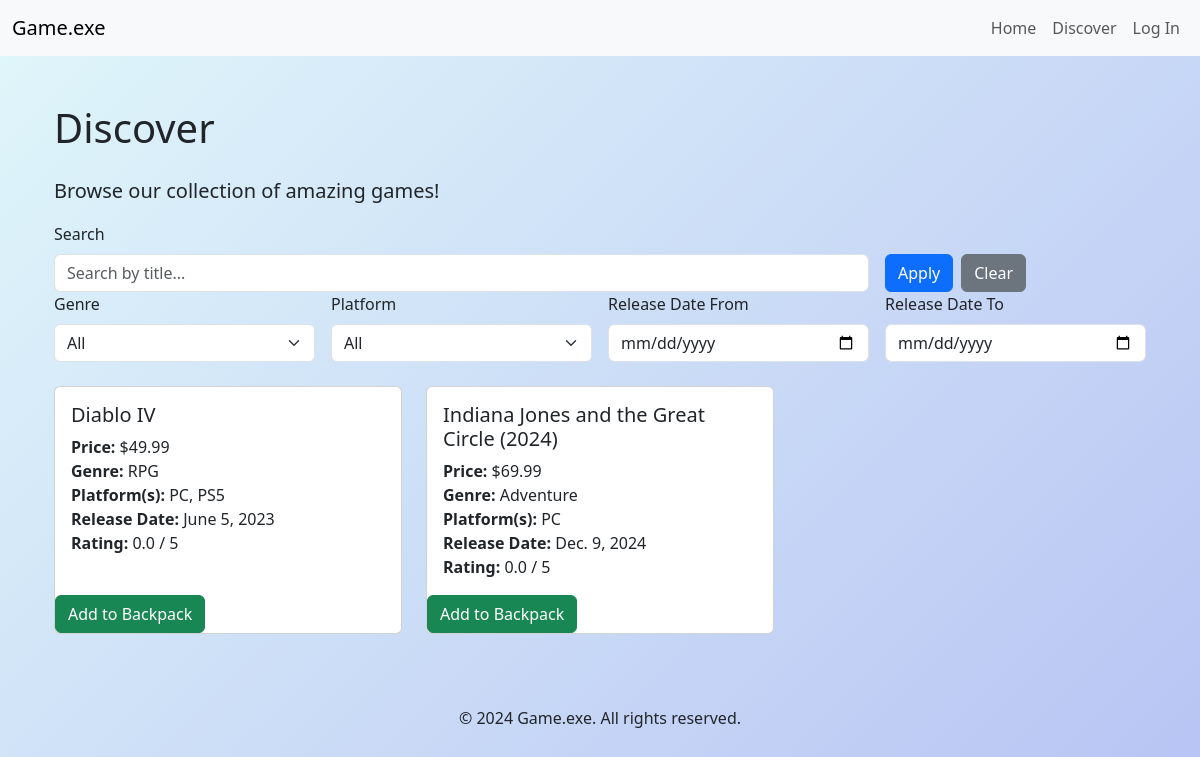
The page /discover/ on the database its author committed.
### discover/models.py (models this page shows, shortened)
class Game(models.Model):
    title = models.CharField(max_length=255)
    price = models.DecimalField(max_digits=6, decimal_places=2)
    genre = models.CharField(max_length=100)
    release_date = models.DateField()
    thumbnail_url = models.URLField(blank=True, null=True)
    rating = models.FloatField(default=0.0)
    platforms = models.ManyToManyField(Platform, blank=True)

class Platform(models.Model):
    name = models.CharField(max_length=100, unique=True)

### discover/views.py (the view)
# urls.py: path('', views.discover, name='discover'),
def discover(request):
    games = Game.objects.all().order_by('title')
    genres = Game.objects.values_list('genre', flat=True).distinct().order_by('genre')
    platforms = Platform.objects.values_list('name', flat=True).order_by('name')
    selected_genre = request.GET.get('genre', '')
    selected_platform = request.GET.get('platform', '')
    date_from = request.GET.get('date_from', '')
    date_to = request.GET.get('date_to', '')
    search_query = request.GET.get('search', '')
    if selected_genre:
        games = games.filter(genre=selected_genre)
    if selected_platform:
        games = games.filter(platforms__name=selected_platform)
    if date_from:
        games = games.filter(release_date__gte=date_from)
    if date_to:
        games = games.filter(release_date__lte=date_to)
    if search_query:
        games = games.filter(title__icontains=search_query)
    context = {
        'games': games,
        'genres': genres,
        'platforms': platforms,
        'request': request,  # Pass request to template for easy GET retrieval
    }
    return render(request, 'discover/discover.html', context)

### discover/templates/discover/discover.html (shortened to what this page needs)
{% extends 'base.html' %}
{% load static %}
{% block content %}
<div class="container mt-5">
    <h1 class="mb-4">Discover</h1>
    <p class="lead">Browse our collection of amazing games!</p>
    <form method="get" class="mb-4">
        <div class="row g-3">
            <div class="col-md-9">
                <label for="search" class="form-label">Search</label>
                <input type="text" name="search" id="search" class="form-control" placeholder="Search by title..." value="{{ request.GET.search }}">
            </div>
            <div class="col-md-3 d-flex align-items-end">
                <button type="submit" class="btn btn-primary me-2">Apply</button>
                <a href="{% url 'discover:discover' %}" class="btn btn-secondary">Clear</a>
            </div>
        </div>
        <div class="row g-3">
            <div class="col-md-3">
                <label for="genre" class="form-label">Genre</label>
                <select name="genre" id="genre" class="form-select">
                    <option value="">All</option>
                </select>
            </div>
            <div class="col-md-3">
                <label for="platform" class="form-label">Platform</label>
                <select name="platform" id="platform" class="form-select">
                    <option value="">All</option>
                </select>
            </div>
            <div class="col-md-3">
                <label for="date_from" class="form-label">Release Date From</label>
                <input type="date" name="date_from" id="date_from" class="form-control" value="{{ request.GET.date_from }}">
            </div>
            <div class="col-md-3">
                <label for="date_to" class="form-label">Release Date To</label>
                <input type="date" name="date_to" id="date_to" class="form-control" value="{{ request.GET.date_to }}">
            </div>
        </div>
    </form>
    <div class="row">
        {% for game in games %}
        <div class="col-md-6 col-lg-4 mb-4">
            <div class="card h-100">
                <div class="card-body">
                    <h5 class="card-title">{{ game.title }}</h5>
                    <p class="card-text">
                        <strong>Price:</strong> ${{ game.price }}<br>
                        <strong>Genre:</strong> {{ game.genre }}<br>
                        <strong>Platform(s):</strong>
                        {% for plt in game.platforms.all %}
                            {{ plt.name }}{% if not forloop.last %}, {% endif %}
                        {% endfor %}
                        <br>
                        <strong>Release Date:</strong> {{ game.release_date }}<br>
                        <strong>Rating:</strong> {{ game.rating }} / 5
                    </p>
                </div>
                <form action="{% url 'backpack:add_to_backpack' game.id %}" method="post">
                    <button type="submit" class="btn btn-success">Add to Backpack</button>
                </form>
            </div>
        </div>
        {% empty %}
        <p>No games found. Try adjusting your filters or search query.</p>
        {% endfor %}
    </div>
</div>
{% endblock %}

### main/static/main/styles.css (style rules this page uses)
body { background: linear-gradient(-45deg, #adc6e6, #a1c3f0, #aab2f1, #e0f7fa); background-size: 400% 400%; animation: gradientBG 15s ease infinite; margin: 0; min-height: 100vh; }

### rows shown on the page
Game: title "Diablo IV", price "49.99", genre "RPG", release_date "June 5, 2023", rating "0.0"
Platform: name "PC"
Platform: name "PS5"
Game: title "Indiana Jones and the Great Circle (2024)", price "69.99", genre "Adventure", release_date "Dec. 9, 2024", rating "0.0"
